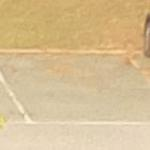
#> input picture data/free/20150703_0805_13.jpg, 150 x 150 px; its folder holds 4 pictures in this run
$ python preprocess_data.py
#> lines starting #> are read from the running program, lines starting #| are printed output that depends on the picture
import os
import cv2
import numpy as np
from sklearn.model_selection import train_test_split

# Define paths for dataset directories
free_parking_dir = 'data/free/'
occupied_parking_dir = 'data/occupied/'

# Initial parameters
IMG_SIZE = 150  # resize images to 150 * 150 pixels for better performance‚
data = []
labels = []

# Method to preprocess images
def preprocess_image(directory, label):
    """
    """
#> called with directory = 'data/free/', label = 0
    for image_name in os.listdir(directory):
        # Obtain the image path
        image_path = os.path.join(directory, image_name)

        # Read the image
        img = cv2.imread(image_path, cv2.IMREAD_GRAYSCALE)
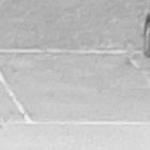
#> img: shape (150, 150); min 85, max 244, mean 192.9

        if img is not None:
            # resize images to 150*150 pixels
            img = cv2.resize(img, (IMG_SIZE, IMG_SIZE))
            # Append the processed image to the data list.
            data.append(img)
            # Append the labels o or 1 to the labels list
            labels.append(label)
#> pass 2 of the loop in preprocess_image, `for image_name in os.listdir(directory):`:
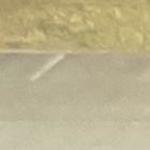
#> input picture data/free/20150703_0810_4.jpg, 150 x 150 px
#> in preprocess_image, `img = cv2.imread(image_path, cv2.IMREAD_GRAYSCALE)`:
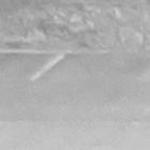
#> img: shape (150, 150); min 139, max 212, mean 176.2
#> pass 3 of the loop in preprocess_image, `for image_name in os.listdir(directory):`:
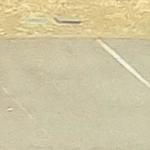
#> input picture data/free/20150703_0815_43.jpg, 150 x 150 px
#> in preprocess_image, `img = cv2.imread(image_path, cv2.IMREAD_GRAYSCALE)`:
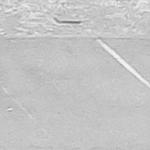
#> img: shape (150, 150); min 104, max 248, mean 196.9
#> the loop made 4 passes; the first 3 are shown

# Prepricess free image with label 0
preprocess_image(free_parking_dir, 0)

# preprocess occupied image with label 1s
preprocess_image(occupied_parking_dir, 1)
#> (the run stopped early here; a loop or call above may not have finished)
